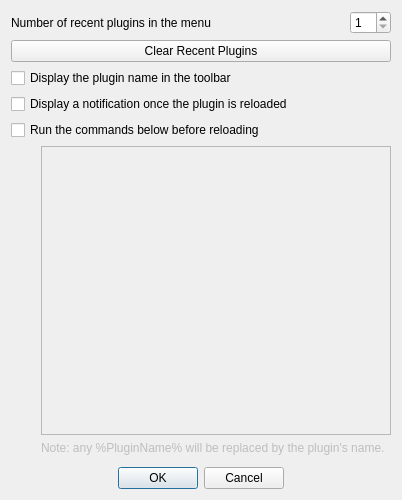
<?xml version="1.0" encoding="UTF-8"?>
<ui version="4.0">
 <author>Borys Jurgiel</author>
 <class>ConfigurationDialogBase</class>
 <widget class="QDialog" name="ConfigurationDialogBase">
  <property name="geometry">
   <rect>
    <x>0</x>
    <y>0</y>
    <width>402</width>
    <height>500</height>
   </rect>
  </property>
  <property name="sizePolicy">
   <sizepolicy hsizetype="Preferred" vsizetype="Preferred">
    <horstretch>0</horstretch>
    <verstretch>0</verstretch>
   </sizepolicy>
  </property>
  <property name="maximumSize">
   <size>
    <width>500</width>
    <height>500</height>
   </size>
  </property>
  <property name="contextMenuPolicy">
   <enum>Qt::DefaultContextMenu</enum>
  </property>
  <property name="windowTitle">
   <string>Configure Plugin reloader</string>
  </property>
  <property name="whatsThis">
   <string/>
  </property>
  <layout class="QGridLayout" name="gridLayout">
   <item row="14" column="0">
    <widget class="QDialogButtonBox" name="buttonBox">
     <property name="focusPolicy">
      <enum>Qt::NoFocus</enum>
     </property>
     <property name="standardButtons">
      <set>QDialogButtonBox::Cancel|QDialogButtonBox::Ok</set>
     </property>
     <property name="centerButtons">
      <bool>true</bool>
     </property>
    </widget>
   </item>
   <item row="2" column="0">
    <widget class="QPushButton" name="pushButton">
     <property name="text">
      <string>Clear Recent Plugins</string>
     </property>
    </widget>
   </item>
   <item row="8" column="0">
    <layout class="QGridLayout" name="gridLayout_2">
     <property name="bottomMargin">
      <number>6</number>
     </property>
     <item row="0" column="0">
      <spacer name="horizontalSpacer">
       <property name="orientation">
        <enum>Qt::Horizontal</enum>
       </property>
       <property name="sizeType">
        <enum>QSizePolicy::Fixed</enum>
       </property>
       <property name="sizeHint" stdset="0">
        <size>
         <width>30</width>
         <height>20</height>
        </size>
       </property>
      </spacer>
     </item>
     <item row="0" column="1">
      <widget class="QPlainTextEdit" name="pteExtraCommands">
       <property name="enabled">
        <bool>false</bool>
       </property>
       <property name="toolTip">
        <string>&lt;html&gt;&lt;head/&gt;&lt;body&gt;&lt;p&gt;QGIS will try to execute any commands typed here in a shell before reloading the plugin.&lt;/p&gt;
&lt;p&gt;This can be useful, for example, if you need to copy the new source code into the QGIS plugins directory.&lt;/p&gt;&lt;/body&gt;&lt;/html&gt;</string>
       </property>
      </widget>
     </item>
     <item row="1" column="1">
      <widget class="QLabel" name="lblExtraCommands">
       <property name="enabled">
        <bool>false</bool>
       </property>
       <property name="text">
        <string>Note: any %PluginName% will be replaced by the plugin's name.</string>
       </property>
       <property name="buddy">
        <cstring>pteExtraCommands</cstring>
       </property>
      </widget>
     </item>
    </layout>
   </item>
   <item row="6" column="0">
    <widget class="QCheckBox" name="cbExtraCommands">
     <property name="sizePolicy">
      <sizepolicy hsizetype="Expanding" vsizetype="Fixed">
       <horstretch>0</horstretch>
       <verstretch>0</verstretch>
      </sizepolicy>
     </property>
     <property name="toolTip">
      <string>&lt;html&gt;&lt;head/&gt;&lt;body&gt;&lt;p&gt;QGIS will try to execute any commands typed here in a shell before reloading the plugin.&lt;/p&gt;
&lt;p&gt;This can be useful, for example, if you need to copy the new source code into the QGIS plugins directory.&lt;/p&gt;&lt;/body&gt;&lt;/html&gt;</string>
     </property>
     <property name="text">
      <string>Run the commands below before reloading</string>
     </property>
    </widget>
   </item>
   <item row="5" column="0">
    <widget class="QCheckBox" name="cbNotifications">
     <property name="sizePolicy">
      <sizepolicy hsizetype="Expanding" vsizetype="Fixed">
       <horstretch>0</horstretch>
       <verstretch>0</verstretch>
      </sizepolicy>
     </property>
     <property name="toolTip">
      <string>&lt;html&gt;&lt;head/&gt;&lt;body&gt;&lt;p&gt;Push a notification about the successful reload to the QGIS message bar.&lt;/p&gt;&lt;p&gt;&lt;span style=&quot; font-weight:600;&quot;&gt;Check this&lt;/span&gt;, if you like to be sure you reloaded the right plugin.&lt;/p&gt;&lt;p&gt;&lt;span style=&quot; font-weight:600;&quot;&gt;Uncheck this&lt;/span&gt;, if you hate trivial notifications covering error messages from the plugin.&lt;/p&gt;&lt;/body&gt;&lt;/html&gt;</string>
     </property>
     <property name="text">
      <string>Display a notification once the plugin is reloaded</string>
     </property>
    </widget>
   </item>
   <item row="3" column="0">
    <widget class="QCheckBox" name="cbToolButtonText">
     <property name="toolTip">
      <string>Display description with the current plugin name beside the icon in the Plugin toolbar.</string>
     </property>
     <property name="text">
      <string>Display the plugin name in the toolbar</string>
     </property>
    </widget>
   </item>
   <item row="1" column="0">
    <layout class="QHBoxLayout" name="horizontalLayout">
     <item>
      <widget class="QLabel" name="label">
       <property name="sizePolicy">
        <sizepolicy hsizetype="Expanding" vsizetype="Preferred">
         <horstretch>0</horstretch>
         <verstretch>0</verstretch>
        </sizepolicy>
       </property>
       <property name="toolTip">
        <string>Maximum number of entries in the drop-down menu</string>
       </property>
       <property name="text">
        <string>Number of recent plugins in the menu</string>
       </property>
      </widget>
     </item>
     <item>
      <widget class="QSpinBox" name="sbRecentPluginsCount">
       <property name="minimum">
        <number>1</number>
       </property>
       <property name="maximum">
        <number>32</number>
       </property>
       <property name="value">
        <number>1</number>
       </property>
      </widget>
     </item>
    </layout>
   </item>
  </layout>
 </widget>
 <tabstops>
  <tabstop>sbRecentPluginsCount</tabstop>
  <tabstop>cbToolButtonText</tabstop>
  <tabstop>cbNotifications</tabstop>
  <tabstop>cbExtraCommands</tabstop>
  <tabstop>pteExtraCommands</tabstop>
 </tabstops>
 <resources/>
 <connections>
  <connection>
   <sender>buttonBox</sender>
   <signal>accepted()</signal>
   <receiver>ConfigurationDialogBase</receiver>
   <slot>accept()</slot>
   <hints>
    <hint type="sourcelabel">
     <x>117</x>
     <y>192</y>
    </hint>
    <hint type="destinationlabel">
     <x>42</x>
     <y>91</y>
    </hint>
   </hints>
  </connection>
  <connection>
   <sender>buttonBox</sender>
   <signal>rejected()</signal>
   <receiver>ConfigurationDialogBase</receiver>
   <slot>reject()</slot>
   <hints>
    <hint type="sourcelabel">
     <x>253</x>
     <y>192</y>
    </hint>
    <hint type="destinationlabel">
     <x>208</x>
     <y>20</y>
    </hint>
   </hints>
  </connection>
  <connection>
   <sender>cbExtraCommands</sender>
   <signal>toggled(bool)</signal>
   <receiver>pteExtraCommands</receiver>
   <slot>setEnabled(bool)</slot>
   <hints>
    <hint type="sourcelabel">
     <x>249</x>
     <y>78</y>
    </hint>
    <hint type="destinationlabel">
     <x>267</x>
     <y>127</y>
    </hint>
   </hints>
  </connection>
  <connection>
   <sender>cbExtraCommands</sender>
   <signal>toggled(bool)</signal>
   <receiver>lblExtraCommands</receiver>
   <slot>setEnabled(bool)</slot>
   <hints>
    <hint type="sourcelabel">
     <x>249</x>
     <y>78</y>
    </hint>
    <hint type="destinationlabel">
     <x>267</x>
     <y>172</y>
    </hint>
   </hints>
  </connection>
 </connections>
</ui>
